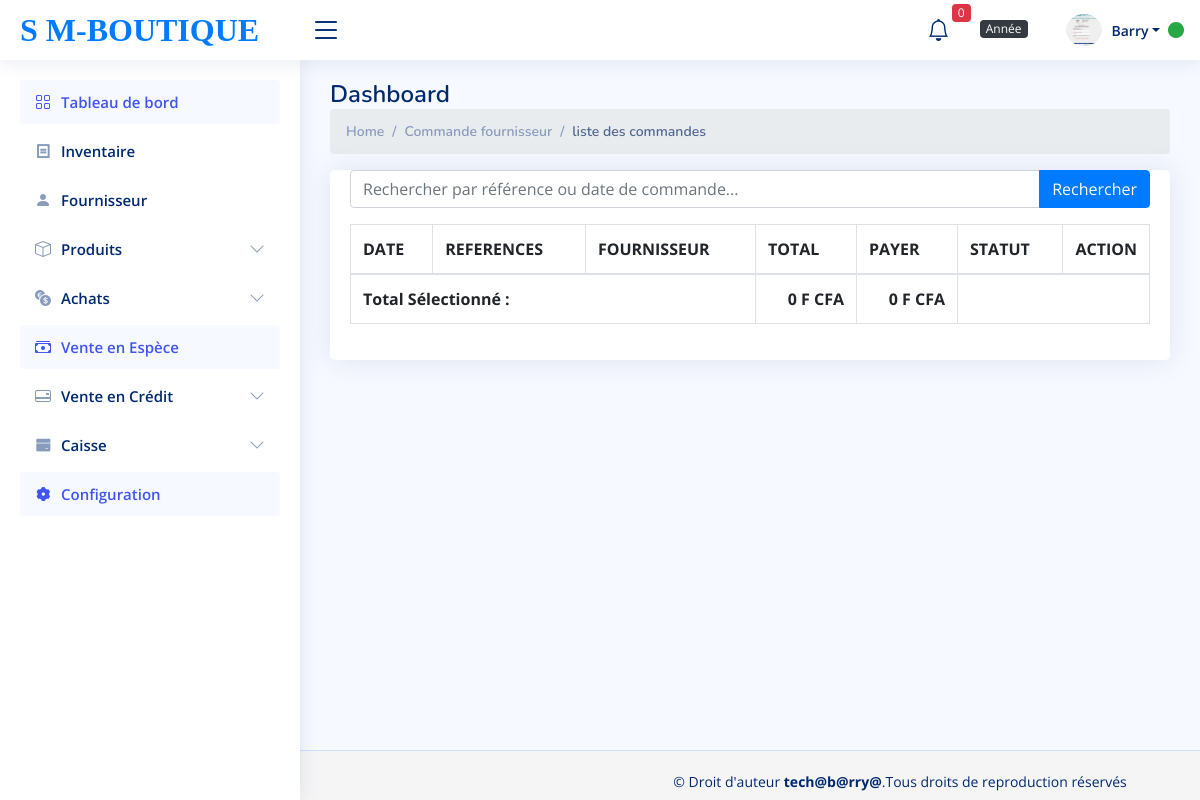
Before: /liste_commande_four.php (signed in) with the older database file.
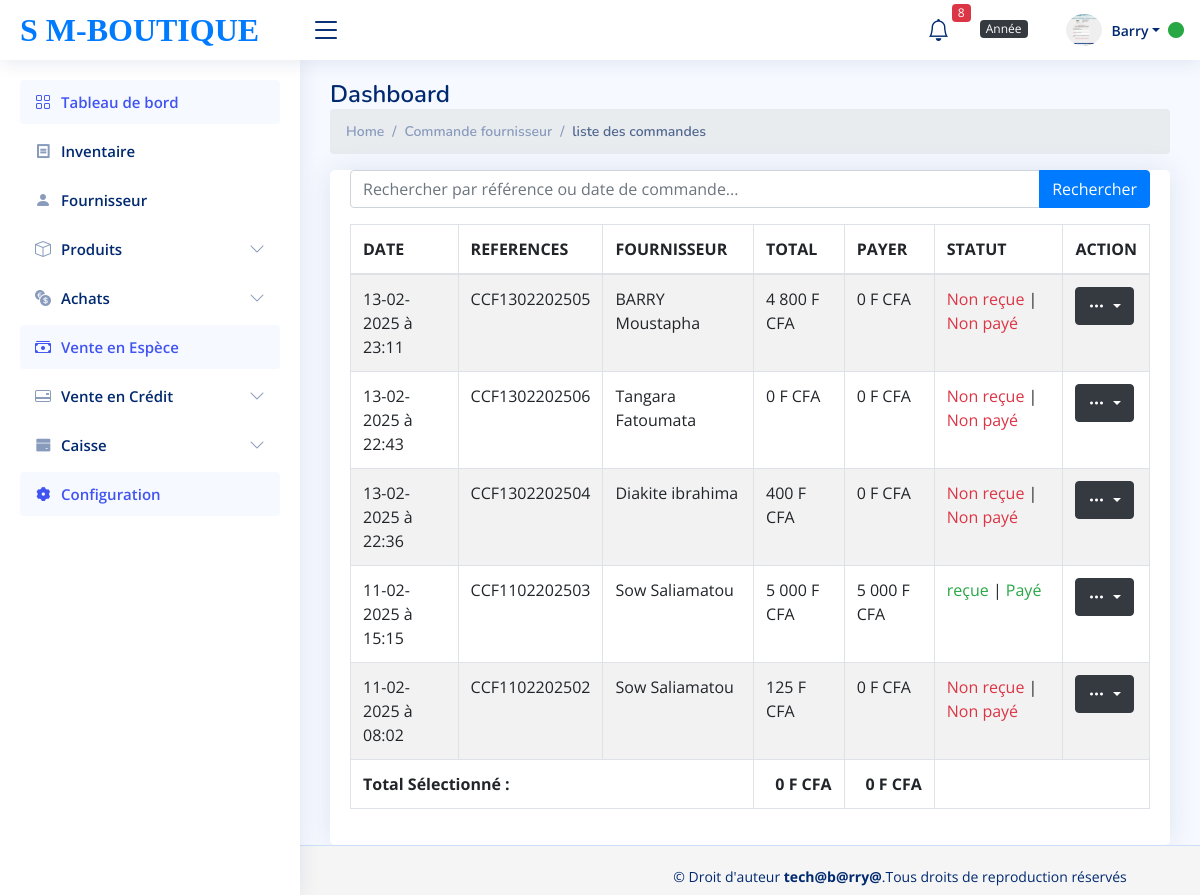
After: the same page with the newer database file.
### tables this page shows
CREATE TABLE `commande_fournisseur` (
  `id_commande_fournisseur` int(11) NOT NULL,
  `id_fournisseur` int(11) NOT NULL,
  `date_de_commande` datetime NOT NULL,
  `reference` varchar(255) NOT NULL,
  `total` int(255) DEFAULT NULL,
  `paie` int(11) NOT NULL DEFAULT 0,
  `id_utilisateur` int(11) NOT NULL
);

CREATE TABLE `fournisseur` (
  `id_fournisseur` int(11) NOT NULL,
  `prenom_fournisseur` varchar(30) DEFAULT NULL,
  `nom_fournisseur` varchar(30) DEFAULT NULL,
  `contact_fournisseur` int(15) DEFAULT NULL,
  `ville_fournisseur` varchar(30) DEFAULT NULL
);

### liste_commande_four.php (called while the page is built, shortened)
<?php
require_once('autoload.php');
$liste_cmnd_fou = new CommandeFour();
$liste_commandes_recentes = $liste_cmnd_fou->listRecentCommands(5);
 require_once('view/liste_commande_four.view.php') ;
  ?>

### classes/Fonction.php (called while the page is built, shortened)
<?php
class Fonction{
        public function database(){
            $this->DB_HOST="127.0.0.1";
            $this->DB_NAME="db_supermarche";
            $this->DB_USERNAME="root";
            $this->DB_PASSWORD='';
             $bdd=new PDO("mysql:host=".$this->DB_HOST.";dbname=". $this->DB_NAME,
            $this->DB_USERNAME  ,$this->DB_PASSWORD);
            return $bdd;
        }
    public function recuperation_fonction_tri($select_partie, $tables, $data = [], $all = null){
        $bdd = $this->database();
        $requete = "SELECT $select_partie FROM $tables";
        $monFetch = $bdd->prepare($requete);
        $monFetch->execute($data);
        if(isset($all) && in_array(strtolower($all), ["all", "al"])) {
            return $monFetch->fetchAll(PDO::FETCH_OBJ);
        } else {
            return $monFetch->fetch(PDO::FETCH_OBJ);
        }
    }
}

### classes/CommandeFour.php (called while the page is built, shortened)
<?php
class CommandeFour extends Fonction {
    public function listRecentCommands($limit) {
        return $this->recuperation_fonction_tri("*", "commande_fournisseur JOIN fournisseur ON fournisseur.id_fournisseur=commande_fournisseur.id_fournisseur ORDER BY date_de_commande DESC LIMIT $limit", [], "all");
    }
}
?>

### view/liste_commande_four.view.php (the view, shortened to what the changed rows need)
<?php require_once('partials/header.php') ?>
<?php require_once('partials/sidebar.php')?>
<?php require_once('partials/navbar.php')?>
<html>
<body>
    <main id="main" class="main">
        <div class="pagetitle">
            <h1>Dashboard</h1>
        </div>
        <section class="section">
            <div class="row">
                <div class="col-lg-12">
                    <div class="card">
                        <div class="card-body">
                            <table class="table  table-bordered table-striped search-table" id="main-table">
                                <thead>
                                    <tr>
                                        <th>DATE</th>
                                        <th>REFERENCES</th>
                                        <th>FOURNISSEUR</th>
                                        <th>TOTAL</th>
                                        <th>PAYER</th>
                                        <th>STATUT</th>
                                        <th width='3%'>ACTION</th>
                                    </tr>
                                </thead>
                                <tbody>
                                    <?php
                                    foreach ($liste_commandes_recentes as $affiche) {
                                        $somme_qte = $bdd->prepare("SELECT SUM(quantite) as qte FROM ligne_commande
                                            WHERE id_commande_fournisseur=?");
                                        $somme_qte->execute([$affiche->id_commande_fournisseur]);
                                        $ro = $somme_qte->fetch(PDO::FETCH_ASSOC);
                                        $somme = $ro['qte'];
                                        $somme_qte_liv = $bdd->prepare("SELECT SUM(qte_livre) as qli FROM ligne_commande
                                            WHERE id_commande_fournisseur=?");
                                        $somme_qte_liv->execute([$affiche->id_commande_fournisseur]);
                                        $row = $somme_qte_liv->fetch(PDO::FETCH_ASSOC);
                                        $som = $row['qli'];
                                    ?>
                                        <tr class="selectable-row">
                                            <td><?= date_format(date_create($affiche->date_de_commande), 'd-m-Y à H:i') ?></td>
                                            <td><?= $affiche->reference ?></td>
                                            <td><?= $affiche->nom_fournisseur ?> <?= $affiche->prenom_fournisseur ?></td>
                                            <td class="total"><?= number_format($affiche->total, 0, ',', ' ') ?> F CFA</td>
                                            <td class="paie"><?= number_format($affiche->paie, 0, ',', ' ') ?> F CFA</td>
                                            <td>
                                                <?php
                                                if ($som == 0) {
                                                    echo " <span class='text-danger'> Non reçue </span>";
                                                } elseif ($somme > $som && $som > 0) {
                                                    echo " <span class='text-info'> Reception partielle </span>";
                                                } else {
                                                    echo "<span class='text-success'> reçue </span>";
                                                }
                                                echo "|";
                                                if ($affiche->paie == 0) {
                                                    echo "<span class='text-danger'> Non payé </span>";
                                                } elseif ($affiche->total > $affiche->paie && $affiche->paie > 0) {
                                                    echo "<span class='text-info'> Payé partiellement </span>";
                                                } else {
                                                    echo "<span class='text-success'> Payé </span>";
                                                }
                                                ?>
                                            </td>
                                            <td scope="col">
                                                <div class="dropdown">
                                                    <button class="btn btn-dark dropdown-toggle" type="button" id="dropdownMenuButton" data-bs-toggle="dropdown" aria-haspopup="true" aria-expanded="false">
                                                        <i class="bi bi-three-dots text-center"></i>
                                                    </button>
                                                </div>
                                            </td>
                                        </tr>
                                    <?php } ?>
                                </tbody>
                                <tfoot>
                                    <tr>
                                        <th colspan="3" class="text-left">Total Sélectionné :</th>
                                        <th id="selected-total" class="text-right">0 F CFA</th>
                                        <th id="selected-paie" class="text-right">0 F CFA</th>
                                    </tr>
                                </tfoot>
                            </table>
                        </div>
                    </div>
                </div>
            </div>
        </section>
    </main>
</body>
</html>

### partials/navbar.php (shortened to what the changed rows need)
  <?php
  require_once ('partials/database.php');
    $alerte_article_query = "SELECT * FROM tbl_product WHERE stock <= alerte_article";
    $alerte_articles = $bdd->query($alerte_article_query);
    $stock_alerte = $alerte_articles->rowCount();
  ?>
 <header id="header" class="header fixed-top d-flex align-items-center">
<nav class="header-nav ms-auto">
  <ul class="d-flex align-items-center">
    <li class="nav-item dropdown">
      <a class="nav-link nav-icon" href="#" data-bs-toggle="dropdown">
          <i class="bi bi-bell"></i>
          <span class="badge bg-danger badge-number"><?= $stock_alerte ?></span>
      </a>
    </li>
  </ul>
</nav>
</header>

Changed rows visible on the page:
added commande_fournisseur: date_de_commande "13-02-2025 à 23:11", reference "CCF1302202505", id_fournisseur.nom_fournisseur "BARRY", id_fournisseur.prenom_fournisseur "Moustapha", total "4 800", paie "0", shows "Non reçue", shows "Non payé"
added commande_fournisseur: date_de_commande "13-02-2025 à 22:43", reference "CCF1302202506", id_fournisseur.nom_fournisseur "Tangara", id_fournisseur.prenom_fournisseur "Fatoumata", total "0", paie "0", shows "Non reçue", shows "Non payé"
added commande_fournisseur: date_de_commande "13-02-2025 à 22:36", reference "CCF1302202504", id_fournisseur.nom_fournisseur "Diakite", id_fournisseur.prenom_fournisseur "ibrahima", total "400", paie "0", shows "Non reçue", shows "Non payé"
added commande_fournisseur: date_de_commande "11-02-2025 à 15:15", reference "CCF1102202503", id_fournisseur.nom_fournisseur "Sow", id_fournisseur.prenom_fournisseur "Saliamatou", total "5 000", paie "5 000", shows "reçue", shows "Payé"
added commande_fournisseur: date_de_commande "11-02-2025 à 08:02", reference "CCF1102202502", id_fournisseur.nom_fournisseur "Sow", id_fournisseur.prenom_fournisseur "Saliamatou", total "125", paie "0", shows "Non reçue", shows "Non payé"
Other visible differences:
$stock_alerte: "0" → "8"
